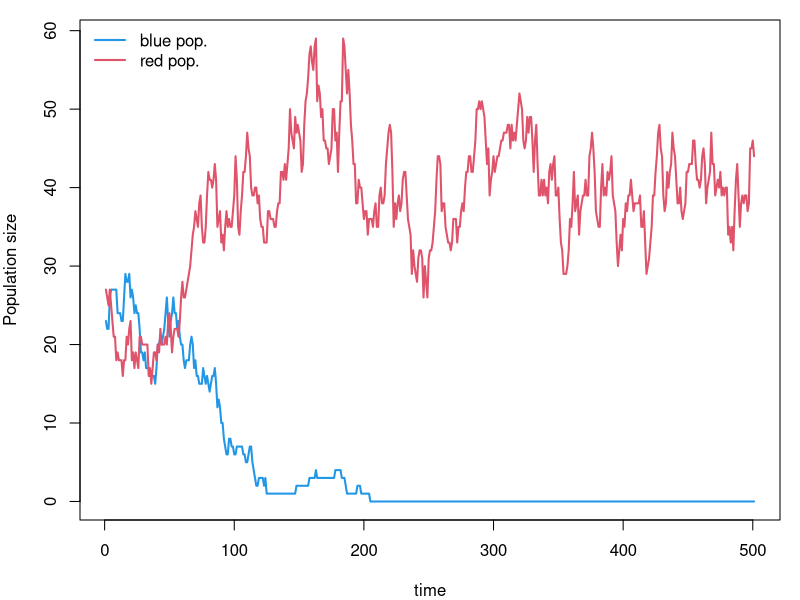
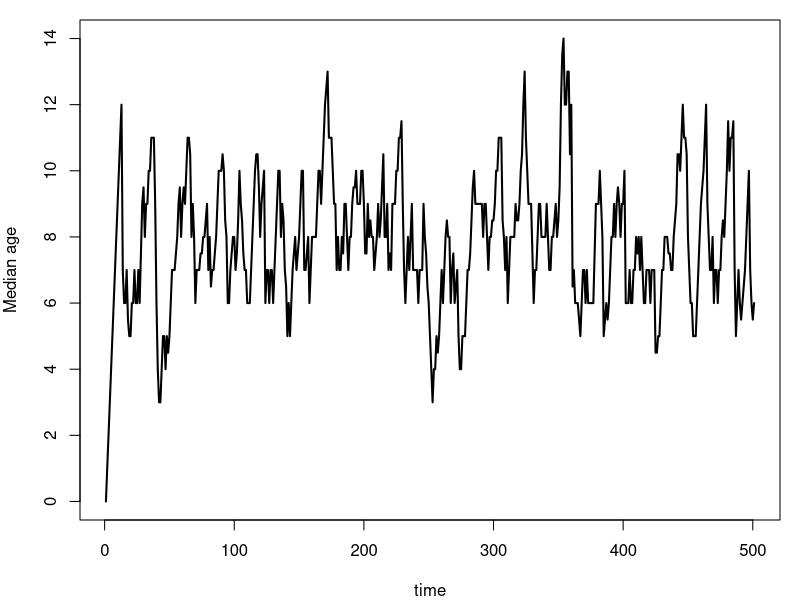

Source code (R) for these figures, in order:
# Description : Individual-based models in R
# Website : http://menugget.blogspot.in/2013/10/a-first-attempt-at-individual-based.html

b <- 0.14 # probability of birth
d <- 0.08 # probability of death
K <- 100 # carrying capacity
N0 <- 50 # starting number of individuals
t <- 500 # time of simulation

#create starting individual w attributes ("alive", "age", "color")
set.seed(1)
ind <- vector(mode="list", N0)
for(i in seq(ind)){
  ind[[i]]$alive <- 1
  ind[[i]]$age <- 0
  ind[[i]]$color <- c("blue", "red")[round(runif(1)+1)]
}

#make empty vectors to record population statistics
time <- seq(t+1)

pop <- NaN * time # population size
pop[1] <- N0

frac.blue <- NaN * time # fraction of population that is blue
cols <- sapply(ind, function(x) x$color)
frac.blue[1] <- sum(cols  == "blue") / length(cols)

med.age <- NaN * time
ages <- sapply(ind, function(x) x$age)
med.age[1] <- median(ages)


#simulation
save.alive.only <- TRUE # optional cropping of "ind" to include alive individuals only 
t1 <- Sys.time()
for(i in seq(t)){ # loop for each time increment
  
  is.alive <- which(sapply(ind, function(x) x$alive) == 1)
  for(j in is.alive){ #loop for each alive individual
    birth <- runif(1) <= (b * (1 - length(is.alive)/K)) # calculate a birth probability for each individual that is alive
    if(birth){
      len.ind <- length(ind)
      ind[[len.ind+1]] <- list(alive=1, age=0, color=ind[[j]]$color) # create offspring, inherits color of parent
    }
    death <- runif(1) <= d # calculate a death probability for each individual 
    if(death){
      ind[[j]]$alive <- 0 # if death, reset alive = 0
    } else { #else, advance age + 1
      ind[[j]]$age <- ind[[j]]$age + 1 # advance age of parent
    }
  }
  
  #optional cropping of list "ind"
  if(save.alive.only){
    is.dead <- which(sapply(ind, function(x) x$alive) == 0)
    if(length(is.dead) > 0) ind <- ind[-is.dead]
  }
  
  #Population stats
  is.alive <- which(sapply(ind, function(x) x$alive) == 1)
  pop[i+1] <- length(is.alive) 
  
  cols <- sapply(ind, function(x) x$color)
  frac.blue[i+1] <- sum(cols[is.alive]  == "blue") / length(is.alive)
  
  ages <- sapply(ind, function(x) x$age)
  med.age[i+1] <- median(ages[is.alive])
  
  print(paste(i, "of", t, "finished", "[", round(1/t*100), "%]"))
}
t2 <- Sys.time()
dt <- t2-t1
dt


#plot populations
png("pops_vs_time.png", width=6, height=4, units="in", res=400)
par(mar=c(4,4,1,1))
pop.blue <- pop * frac.blue
pop.red <- pop * (1-frac.blue)
ylim=range(c(pop.blue, pop.red))
plot(time, pop.blue, t="l", lwd=2, col=4, ylim=ylim, ylab="Population size")
lines(time, pop.red, lwd=2, col=2)
legend("topleft", legend=c("blue pop.", "red pop."), lwd=2, col=c(4,2), bty="n")
dev.off()

#plot median age
png("med_age_vs_time.png", width=6, height=4, units="in", res=400)
par(mar=c(4,4,1,1))
plot(time, med.age, t="l", lwd=2, ylab="Median age")
dev.off()